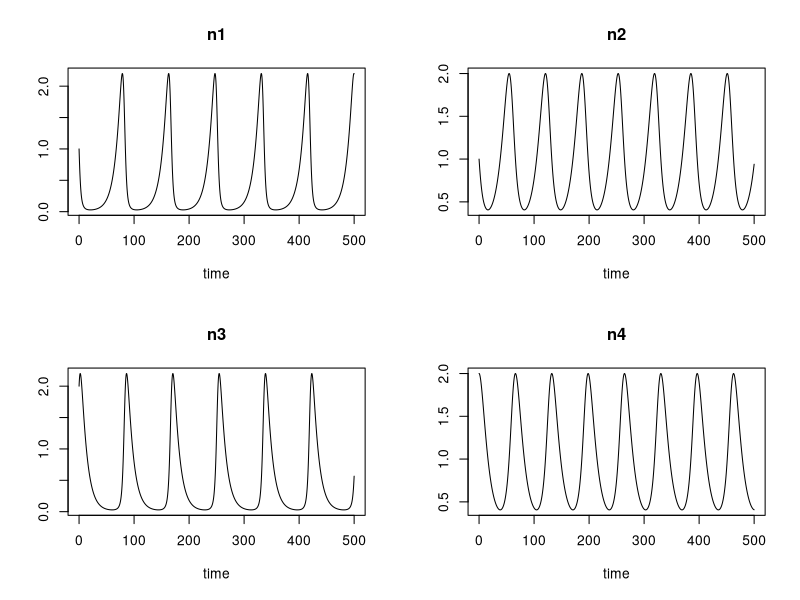
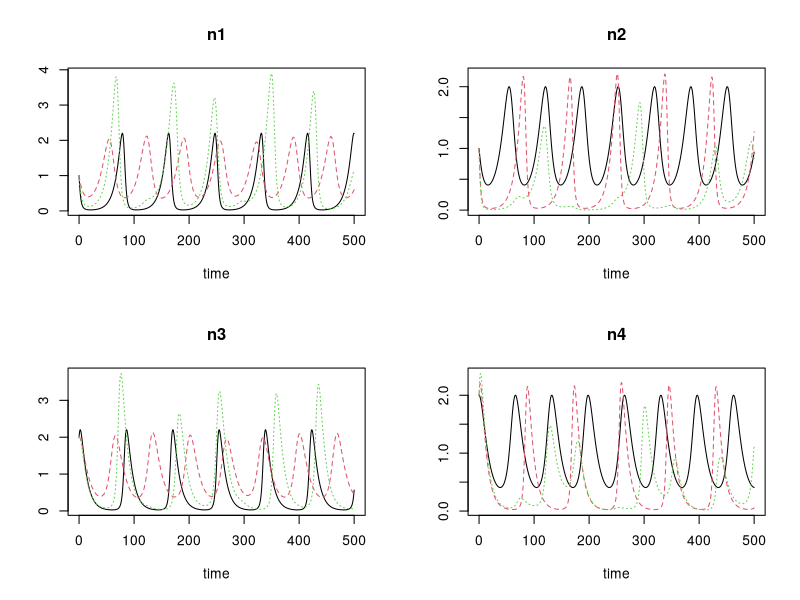

Write R code to recreate these figures, in order.
## =============================================================================
##
## Multi-Species Predator-Prey Model
## ---------------------------------
##
## The well-known predator-prey can be written as a single differential equation
## in matrix notation. It then allows the generalisation to an arbitrary number
## of interacting species, not only 2 but also 4 like in the example or hundreds
## or thousands. All species interact with each other, and as
## a benefit, the matrix form is not only more compact, but also much faster 
## than versions with explicit equation per species.
## 
## Equation:
##   dN/dt = r * N + N * (A %*% N)
##
## with:
##   N:   vector of abundances of the populations
##   A:   interaction matrix, who eats what
##   r:   population growth resp. death rate
##   %*%: vector multiplication
##
## Author: Thomas Petzoldt, TU Dresden
## License: GPL >= 2, https://www.gnu.org/licenses/
## Please cite our work when using this package:
##     citation(package="deSolve"       #  doi:10.18637/jss.v033.i09
## =============================================================================


library(deSolve)

model <- function(t, n, parms) {
  with(parms, {
    dn <- r * n  + n * (A %*% n)
    list(dn)
  })
}

parms <- list(
  r = c(r1 = 0.1, r2 = 0.1, r3 = -0.1, r4 = -0.1),
  A = matrix(c(
    0.0, 0.0, -0.2, 0.0, # prey 1
    0.0, 0.0, 0.0, -0.1, # prey 2
    0.2, 0.0, 0.0, 0.0,  # predator 1; eats prey 1
    0.0, 0.1, 0.0, 0.0), # predator 2; eats prey 2
    nrow = 4, ncol = 4, byrow = TRUE)
)

times = seq(0, 500, 0.1)
n0  = c(n1 = 1, n2 = 1, n3 = 2, n4 = 2)

out <- ode(n0, times, model, parms)
plot(out)
### ----------------------------------------------------------------------------

## Now change the interactions, so that preys eat on both resources

## weak coupling
A <- matrix(c(0.0,  0.0, -0.1,   -0.001,      # prey 1
              0.0,  0.0, -0.002, -0.2,        # prey 2
              0.0,  0.0,  0.0,    0.0,        # predator 1
              0.0,  0.0,  0.0,    0.0),       # predator 2
              nrow = 4, ncol = 4, byrow=TRUE)

parms$A <- A - t(A) # make matrix symmetric
out1 <- ode(n0, times, model, parms)

## stronger coupling
A <- matrix(c(0.0, 0.0,  -0.1,  -0.05,       # prey 1
              0.0, 0.0,  -0.02, -0.2,        # prey 2
              0.0, 0.0,   0.0,   0.0,        # predator 1
              0.0, 0.0,   0.0,   0.0),       # predator 2
              nrow = 4, ncol = 4, byrow=TRUE)

parms$A <- A - t(A) # make matrix symmetric

out2 <- ode(n0, times, model, parms)
plot(out, out1, out2)

## Exercises:
## - experiment with strength of interaction
## - let predators prey on themselves
## - expand the model to more species
